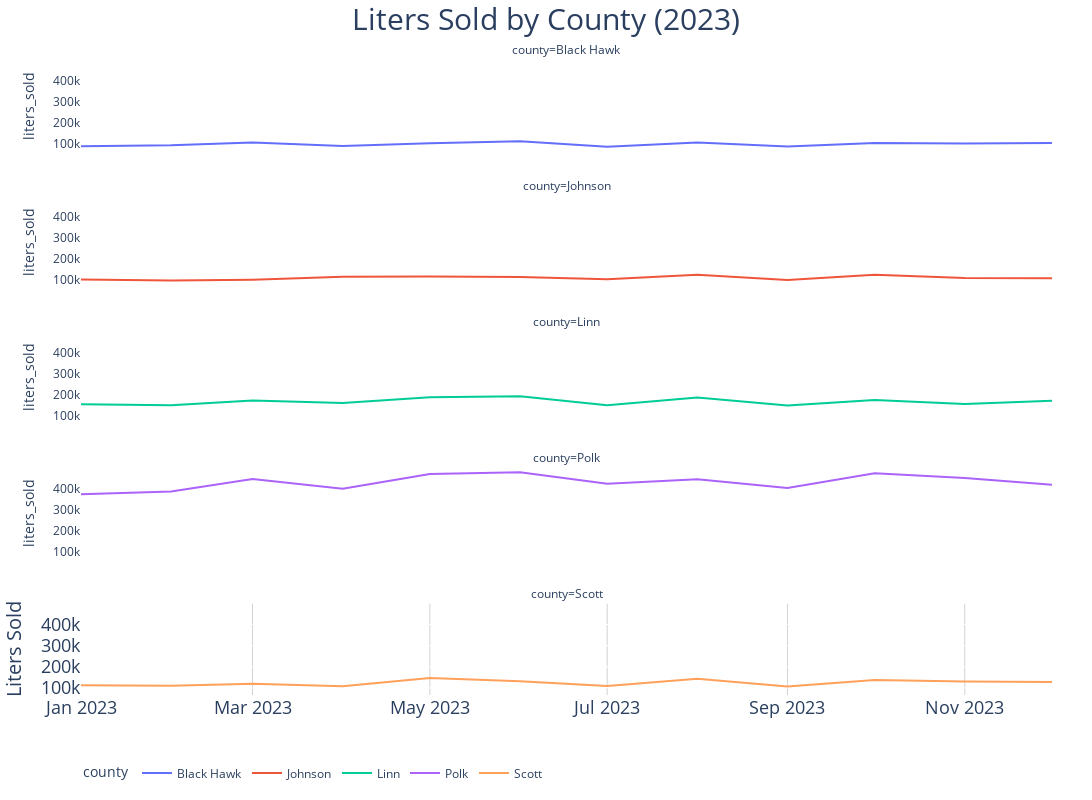

This figure's notebook cell:
### Code cell
fig = px.line(two_year_month_df_long, 
              x='month_year', 
              y='liters_sold', 
              color='county', 
              facet_col='county', 
              facet_col_wrap=1)  

fig.update_layout(
    xaxis=dict(
        title=None,
        tickfont=dict(size=18),
        showgrid = True,
        gridcolor = 'LightGrey'

    ), 
    yaxis=dict(
        title='Liters Sold',
        tickfont=dict(size=18),
        title_font = dict(size = 20),
        #ticksuffix = '     '
    ),

    legend = dict(
        orientation = "h"
    ),
    
    title=dict(
        text = 'Liters Sold by County (2023)',
        x = .5,
        xanchor = 'center',
        font =dict(size = 30)
     ),

    
    plot_bgcolor='rgba(0,0,0,0)',  # Transparent background for the plot area
    margin=dict(l=40, r=40, t=60, b=40),  # Left, Right, Top, Bottom margins
    width = 1100,
    height = 800
)

fig.show()

### Figure 1 — Plotly figure (JSON) as saved in the notebook; plotly's stock layout.template omitted (floating-point values rounded to 4 significant figures)
{"data": [{"hovertemplate": "county=Black Hawk<br>month_year=%{x}<br>liters_sold=%{y}<extra></extra>", "legendgroup": "Black Hawk", "line": {"color": "#636efa", "dash": "solid"}, "marker": {"symbol": "circle"}, "mode": "lines", "name": "Black Hawk", "orientation": "v", "showlegend": true, "type": "scatter", "x": ["2023-01-01T00:00:00", "2023-02-01T00:00:00", "2023-03-01T00:00:00", "2023-04-01T00:00:00", "2023-05-01T00:00:00", "2023-06-01T00:00:00", "2023-07-01T00:00:00", "2023-08-01T00:00:00", "2023-09-01T00:00:00", "2023-10-01T00:00:00", "2023-11-01T00:00:00", "2023-12-01T00:00:00"], "xaxis": "x5", "y": [90350.0, 95130.0, 108400.0, 91930.0, 104800.0, 114200.0, 87770.0, 108600.0, 89350.0, 105700.0, 103800.0, 106200.0], "yaxis": "y5"}, {"hovertemplate": "county=Johnson<br>month_year=%{x}<br>liters_sold=%{y}<extra></extra>", "legendgroup": "Johnson", "line": {"color": "#EF553B", "dash": "solid"}, "marker": {"symbol": "circle"}, "mode": "lines", "name": "Johnson", "orientation": "v", "showlegend": true, "type": "scatter", "x": ["2023-01-01T00:00:00", "2023-02-01T00:00:00", "2023-03-01T00:00:00", "2023-04-01T00:00:00", "2023-05-01T00:00:00", "2023-06-01T00:00:00", "2023-07-01T00:00:00", "2023-08-01T00:00:00", "2023-09-01T00:00:00", "2023-10-01T00:00:00", "2023-11-01T00:00:00", "2023-12-01T00:00:00"], "xaxis": "x4", "y": [103200.0, 97920.0, 102500.0, 116200.0, 117400.0, 115000.0, 104600.0, 125400.0, 101200.0, 125400.0, 110100.0, 109100.0], "yaxis": "y4"}, {"hovertemplate": "county=Linn<br>month_year=%{x}<br>liters_sold=%{y}<extra></extra>", "legendgroup": "Linn", "line": {"color": "#00cc96", "dash": "solid"}, "marker": {"symbol": "circle"}, "mode": "lines", "name": "Linn", "orientation": "v", "showlegend": true, "type": "scatter", "x": ["2023-01-01T00:00:00", "2023-02-01T00:00:00", "2023-03-01T00:00:00", "2023-04-01T00:00:00", "2023-05-01T00:00:00", "2023-06-01T00:00:00", "2023-07-01T00:00:00", "2023-08-01T00:00:00", "2023-09-01T00:00:00", "2023-10-01T00:00:00", "2023-11-01T00:00:00", "2023-12-01T00:00:00"], "xaxis": "x3", "y": [155900.0, 151500.0, 173200.0, 162000.0, 189500.0, 193400.0, 150900.0, 187900.0, 149900.0, 176400.0, 157000.0, 172600.0], "yaxis": "y3"}, {"hovertemplate": "county=Polk<br>month_year=%{x}<br>liters_sold=%{y}<extra></extra>", "legendgroup": "Polk", "line": {"color": "#ab63fa", "dash": "solid"}, "marker": {"symbol": "circle"}, "mode": "lines", "name": "Polk", "orientation": "v", "showlegend": true, "type": "scatter", "x": ["2023-01-01T00:00:00", "2023-02-01T00:00:00", "2023-03-01T00:00:00", "2023-04-01T00:00:00", "2023-05-01T00:00:00", "2023-06-01T00:00:00", "2023-07-01T00:00:00", "2023-08-01T00:00:00", "2023-09-01T00:00:00", "2023-10-01T00:00:00", "2023-11-01T00:00:00", "2023-12-01T00:00:00"], "xaxis": "x2", "y": [372800.0, 386400.0, 445400.0, 399600.0, 469200.0, 477500.0, 422800.0, 444500.0, 403400.0, 472600.0, 450400.0, 418300.0], "yaxis": "y2"}, {"hovertemplate": "county=Scott<br>month_year=%{x}<br>liters_sold=%{y}<extra></extra>", "legendgroup": "Scott", "line": {"color": "#FFA15A", "dash": "solid"}, "marker": {"symbol": "circle"}, "mode": "lines", "name": "Scott", "orientation": "v", "showlegend": true, "type": "scatter", "x": ["2023-01-01T00:00:00", "2023-02-01T00:00:00", "2023-03-01T00:00:00", "2023-04-01T00:00:00", "2023-05-01T00:00:00", "2023-06-01T00:00:00", "2023-07-01T00:00:00", "2023-08-01T00:00:00", "2023-09-01T00:00:00", "2023-10-01T00:00:00", "2023-11-01T00:00:00", "2023-12-01T00:00:00"], "xaxis": "x", "y": [112237, 109700.0, 119000.0, 107600.0, 146700.0, 131600.0, 108600.0, 142800.0, 106800.0, 137500.0, 130400.0, 128200.0], "yaxis": "y"}], "layout": {"annotations": [{"font": {}, "showarrow": false, "text": "county=Scott", "x": 0.5, "xanchor": "center", "xref": "paper", "y": 0.144, "yanchor": "bottom", "yref": "paper"}, {"font": {}, "showarrow": false, "text": "county=Polk", "x": 0.5, "xanchor": "center", "xref": "paper", "y": 0.358, "yanchor": "bottom", "yref": "paper"}, {"font": {}, "showarrow": false, "text": "county=Linn", "x": 0.5, "xanchor": "center", "xref": "paper", "y": 0.572, "yanchor": "bottom", "yref": "paper"}, {"font": {}, "showarrow": false, "text": "county=Johnson", "x": 0.5, "xanchor": "center", "xref": "paper", "y": 0.786, "yanchor": "bottom", "yref": "paper"}, {"font": {}, "showarrow": false, "text": "county=Black Hawk", "x": 0.5, "xanchor": "center", "xref": "paper", "y": 1, "yanchor": "bottom", "yref": "paper"}], "height": 800, "legend": {"orientation": "h", "title": {"text": "county"}, "tracegroupgap": 0}, "margin": {"b": 40, "l": 40, "r": 40, "t": 60}, "plot_bgcolor": "rgba(0, 0, 0, 0)", "title": {"font": {"size": 30}, "text": "Liters Sold by County (2023)", "x": 0.5, "xanchor": "center"}, "width": 1100, "xaxis": {"anchor": "y", "autorange": true, "domain": [0, 1], "gridcolor": "LightGrey", "range": ["2023-01-01", "2023-12-01"], "showgrid": true, "tickfont": {"size": 18}, "title": {}, "type": "date"}, "xaxis2": {"anchor": "y2", "autorange": true, "domain": [0, 1], "matches": "x", "range": ["2023-01-01", "2023-12-01"], "showticklabels": false, "type": "date"}, "xaxis3": {"anchor": "y3", "autorange": true, "domain": [0, 1], "matches": "x", "range": ["2023-01-01", "2023-12-01"], "showticklabels": false, "type": "date"}, "xaxis4": {"anchor": "y4", "autorange": true, "domain": [0, 1], "matches": "x", "range": ["2023-01-01", "2023-12-01"], "showticklabels": false, "type": "date"}, "xaxis5": {"anchor": "y5", "autorange": true, "domain": [0, 1], "matches": "x", "range": ["2023-01-01", "2023-12-01"], "showticklabels": false, "type": "date"}, "yaxis": {"anchor": "x", "autorange": true, "domain": [0, 0.144], "range": [66120.0, 499100.0], "tickfont": {"size": 18}, "title": {"font": {"size": 20}, "text": "Liters Sold"}, "type": "linear"}, "yaxis2": {"anchor": "x2", "autorange": true, "domain": [0.214, 0.358], "matches": "y", "range": [66120.0, 499100.0], "title": {"text": "liters_sold"}, "type": "linear"}, "yaxis3": {"anchor": "x3", "autorange": true, "domain": [0.428, 0.572], "matches": "y", "range": [66120.0, 499100.0], "title": {"text": "liters_sold"}, "type": "linear"}, "yaxis4": {"anchor": "x4", "autorange": true, "domain": [0.642, 0.786], "matches": "y", "range": [66120.0, 499100.0], "title": {"text": "liters_sold"}, "type": "linear"}, "yaxis5": {"anchor": "x5", "autorange": true, "domain": [0.856, 1], "matches": "y", "range": [66120.0, 499100.0], "title": {"text": "liters_sold"}, "type": "linear"}}}
